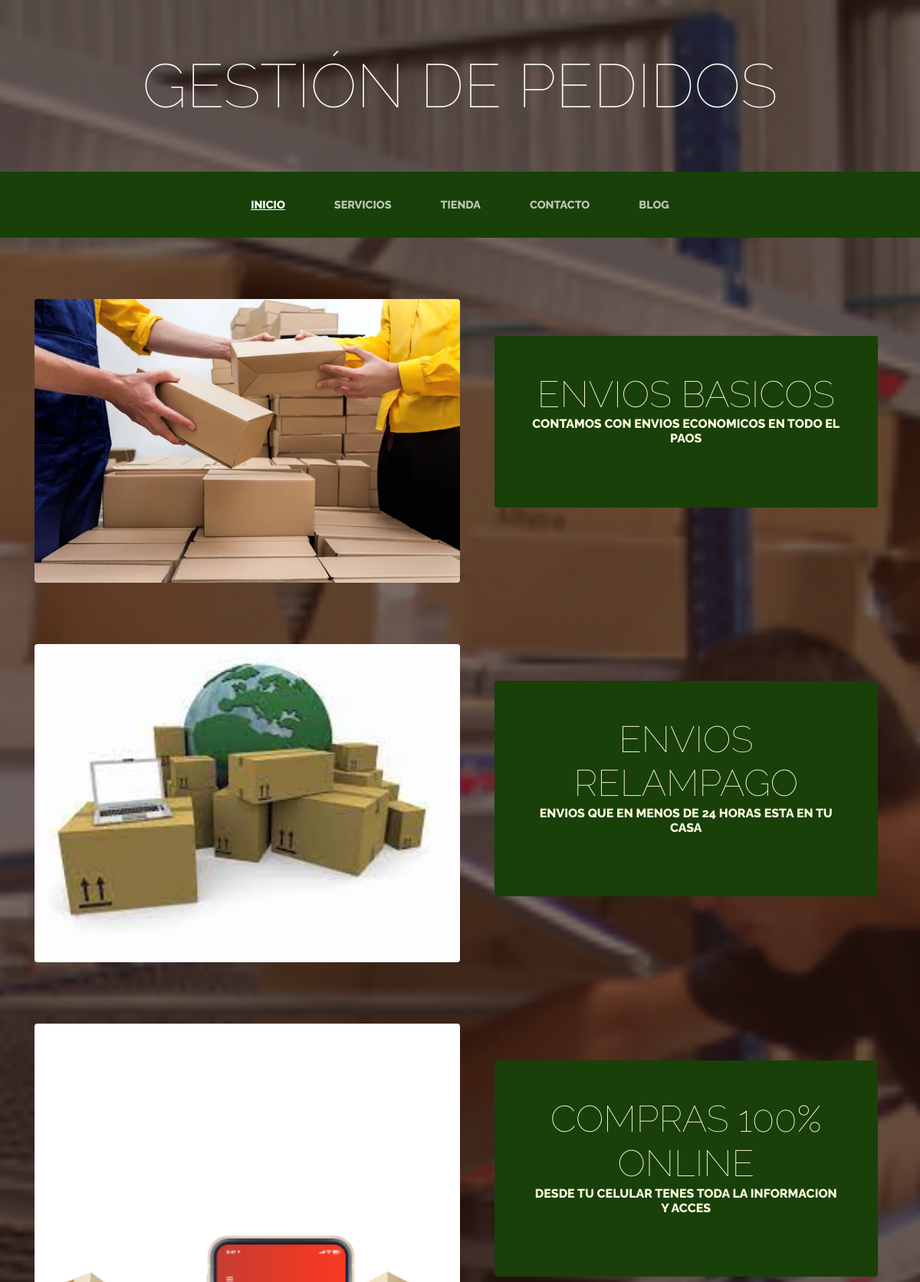
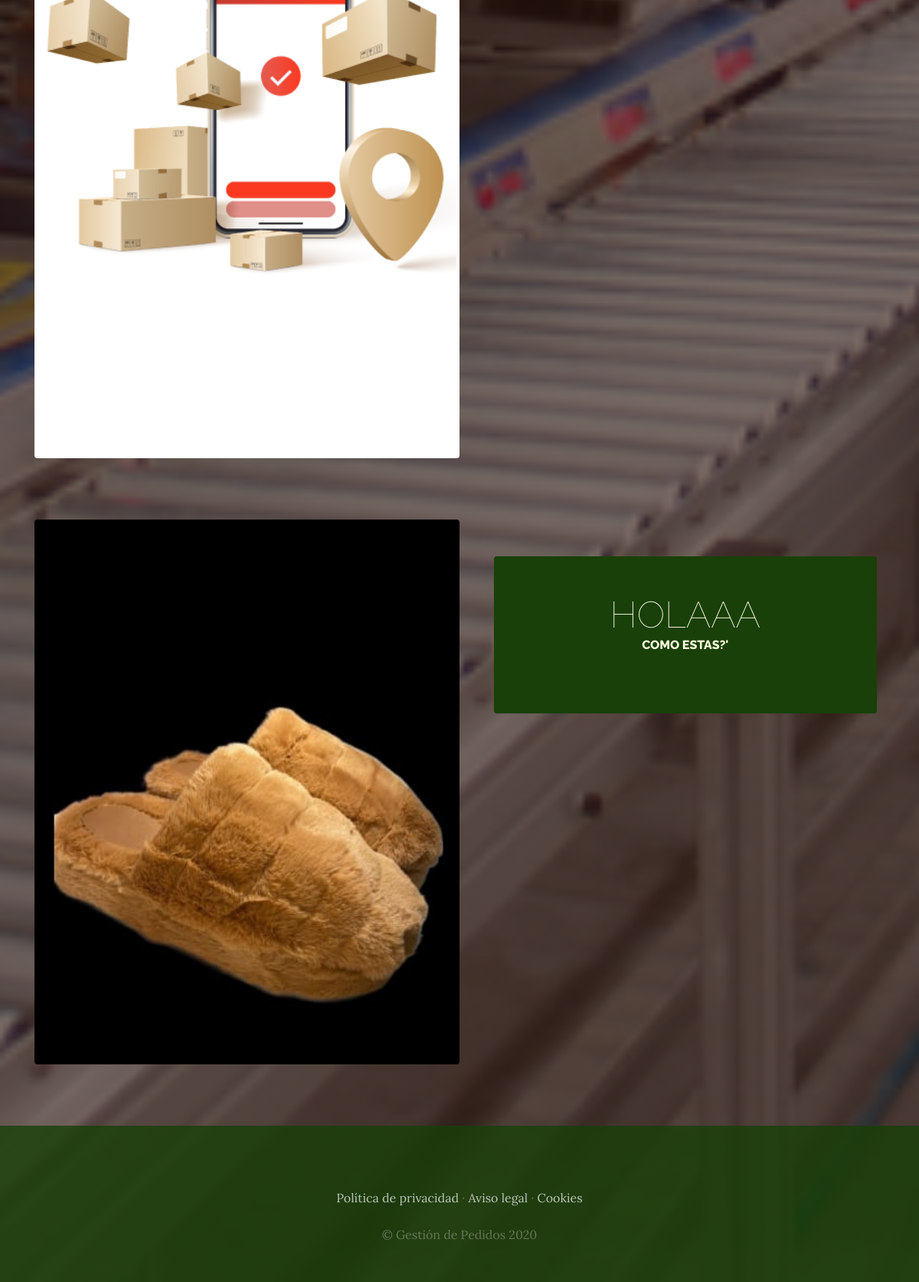
The app's page /servicio/ with its own data (2 pictures, top to bottom).
### Servicio/models.py (models this page shows, shortened)
class Servicio (models.Model):
    Titulo=models.CharField(max_length=50)
    Contenido=models.CharField(max_length=50)
    Imagen=models.ImageField(upload_to='Proyectoweb/media/servicio')
    Created=models.DateTimeField(auto_now_add=True)
    Update=models.DateTimeField(auto_now_add=True)
    class Meta:
        verbose_name = 'Servicio'
        verbose_name_plural = 'Servicios'

### Servicio/views.py (the view)
# urls.py: path("servicio/",include("Servicio.urls")),
def servicio(request):
    servicios=Servicio.objects.all()
    return render(request,"servicio/servicio.html",{"servicios":servicios})

### Servicio/Templates/servicio/servicio.html
{%extends "ProyectowebApp/base.html"%}
{% load static %}
    {%block content%}
            {% for servicio in servicios%}
            <section class="page-section clearfix">
                <div class="container">
                  <div class="intro">
                    <img class="intro-img img-fluid mb-3 mb-lg-0 rounded" src="{{servicio.Imagen.url}}" alt="" style="width: 50%;">
                    <div class="intro-text left-0 text-center bg-faded p-5 rounded">
                      <h2 class="section-heading mb-4" >
                        <span class="section-heading-lower">{{servicio.Titulo}}</span>
                        <span class="section-heading-upper">{{servicio.Contenido}}</span>
                      </h2>
                    </div>
                  </div>
                </div>
              </section>
            {%endfor%}
    {%endblock%}

### ProyectowebApp/Templates/ProyectowebApp/base.html (shortened to what this page needs)
<html>
<head>
  {% load static%}
    <link href="{% static 'ProyectowebApp/vendor/bootstrap/css/bootstrap.min.css' %}" rel="stylesheet">
    <link href="{% static 'ProyectowebApp/css/gestion.css' %}" rel="stylesheet">
</head>
<body>
    <h1 class="site-heading text-center text-white d-none d-lg-block">
        <span class="site-heading-lower">Gestión de Pedidos</span>
      </h1>
 <nav class="navbar navbar-expand-lg navbar-dark py-lg-4" id="mainNav">
    <div class="container">
      <div class="collapse navbar-collapse" id="navbarResponsive">
        <ul class="navbar-nav mx-auto">
          <li class="nav-item active px-lg-4">
            <a class="nav-link text-uppercase text-expanded" href="{% url 'Ini' %}">Inicio</a>
          </li>
          <li class="nav-item px-lg-4">
            <a class="nav-link text-uppercase text-expanded" href="{% url 'Ser' %}">Servicios</a>
          </li>
          <li class="nav-item px-lg-4">
            <a class="nav-link text-uppercase text-expanded" href="{% url 'Tie' %}">Tienda</a>
          </li>
          <li class="nav-item px-lg-4">
            <a class="nav-link text-uppercase text-expanded" href="{% url 'Con' %}">Contacto</a>
          </li>
          <li class="nav-item px-lg-4">
            <a class="nav-link text-uppercase text-expanded" href="{% url 'Blo' %}">Blog</a>
          </li>
        </ul>
      </div>
    </div>
  </nav>
  {%block content%}
  {%endblock%}
    <footer class="footer text-faded text-center py-5">
      <div class="container">
        <p class="m-0 mbt">
        	<a href="sample.html" class="link">Política de privacidad</a> ·
        	<a href="sample.html" class="link">Aviso legal</a> ·
        	<a href="sample.html" class="link">Cookies</a>
		</p>
        <p class="m-0 mbt1">&copy; Gestión de Pedidos 2020</p>
      </div>
	</footer>
</body>
</html>

### ProyectowebApp/static/ProyectowebApp/css/gestion.css (style rules this page uses)
body { font-family: 'Lora'; background: linear-gradient(rgba(47, 23, 15, 0.65), rgba(47, 23, 15, 0.65)), url("../img/bg_main.jpg"); background-attachment: fixed; background-position: center; background-size: cover; }
h1, h2, h3, h4, h5, h6 { font-family: 'Raleway'; }
p { line-height: 1.75; }
.text-faded { color: rgba(255, 255, 255, 0.3); }
.site-heading { margin-top: 5rem; margin-bottom: 5rem; text-transform: uppercase; line-height: 1; font-family: 'Raleway'; }
.site-heading .site-heading-lower { font-size: 5rem; font-weight: 100; line-height: 4rem; }
.page-section { margin-top: 5rem; margin-bottom: 5rem; }
.section-heading { text-transform: uppercase; }
.section-heading .section-heading-upper { display: block; font-size: 1rem; font-weight: 800; padding-bottom:.5rem; }
.section-heading .section-heading-lower { display: block; font-size: 3rem; font-weight: 100; }
.bg-faded { background-color: rgba(255, 255, 255, 0.85); }
#mainNav { background-color: rgba(24, 64, 8); font-family: 'Raleway'; }
#mainNav .navbar-nav .nav-item .nav-link { color: rgba(255, 255, 255, 0.7); font-weight: 800; }
#mainNav .navbar-nav .nav-item.active .nav-link { color: #ffffff; text-decoration: underline; }
@media (min-width: 992px) { #mainNav .navbar-nav .nav-item .nav-link { font-size: 0.9rem; } }
.intro { position: relative; }
@media (min-width: 992px) { .intro .intro-img { width: 75%; float: left; } }
@media (min-width: 992px) { .intro .intro-text { left: 600; width: 60%; margin-top: 3rem; background-color: rgba(24, 64, 8); color: cornsilk; position: absolute; } }
@media (min-width: 1200px) { .intro .intro-text { width: 45%; } }
.footer { background-color: rgba(24, 64, 8, 0.8); }
.mbt { padding-top: 2rem; }
.mbt1 { padding-top: 1.25rem; }
a.link { color: rgba(255, 255, 255, 0.7); }

### records on screen
Servicio: Imagen (picture), Titulo "ENVIOS BASICOS", Contenido "CONTAMOS CON ENVIOS ECONOMICOS EN TODO EL PAOS"
Servicio: Imagen (picture), Titulo "ENVIOS RELAMPAGO", Contenido "ENVIOS QUE EN MENOS DE 24 HORAS ESTA EN TU CASA"
Servicio: Imagen (picture), Titulo "COMPRAS 100% ONLINE", Contenido "DESDE TU CELULAR TENES TODA LA INFORMACION Y ACCES"
Servicio: Imagen (picture), Titulo "HOLAAA", Contenido "COMO ESTAS?'"
